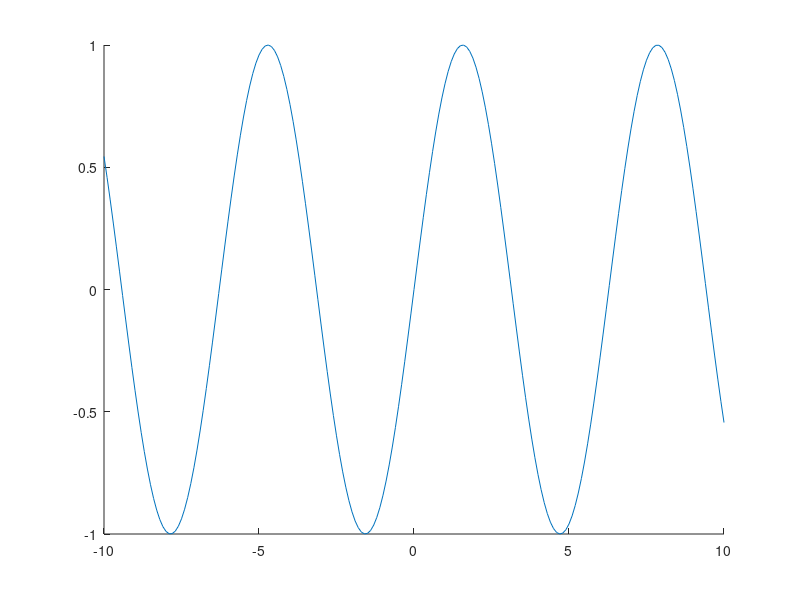
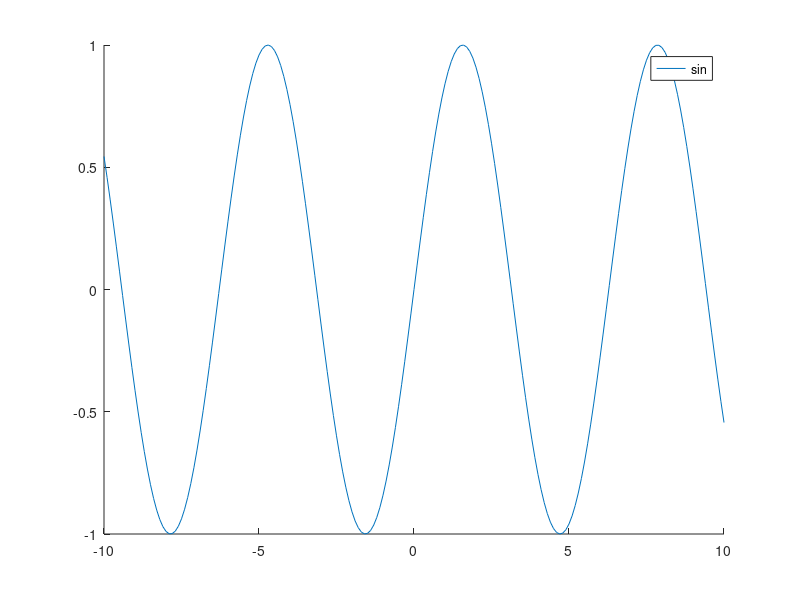
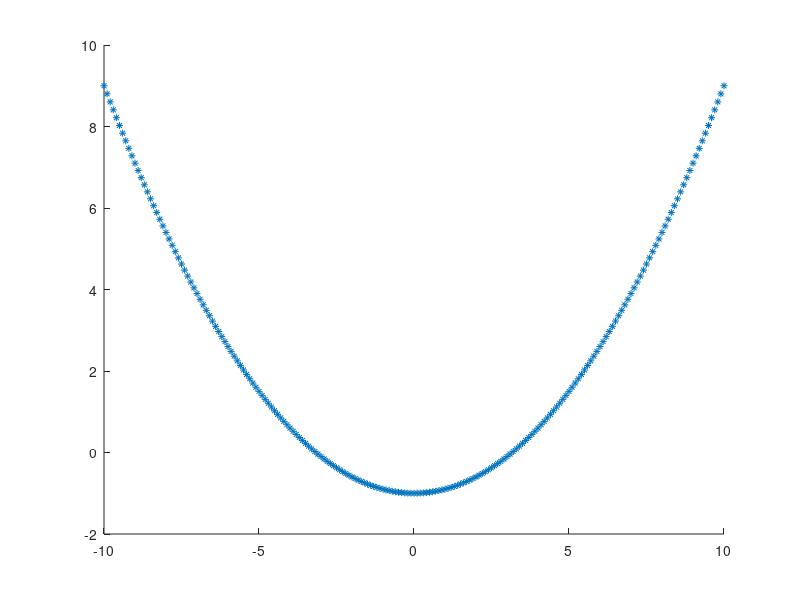
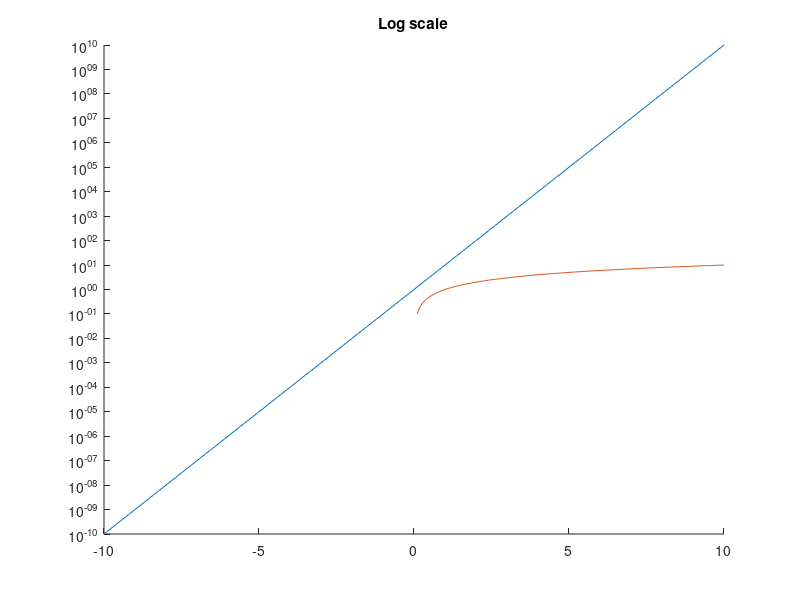

Recreate these plots in MATLAB, in order.
% Plotting

x = -10 : 0.1 : 10; 
figure(1);
hold on;
plot(x, sin(x));
hold off;
print("IMG/15_Plotting/01_plot.png");

figure(2);
hold on;
fplot(@sin, [-10, 10], 201);
hold off;
print("IMG/15_Plotting/02_fplot.png");


y1 = 0.1 .* x.^2 - 1;
figure(3);
hold on;
plot(x, y1, "*", "markersize", 5);
hold off;
print("IMG/15_Plotting/03_mod.png");


y = 10 .^ x;
figure(4);
hold on;
semilogy(x, y);
semilogy(x, x);
title("Log scale");
hold off;
print("IMG/15_Plotting/04_log.png");


figure(5);
hold on;
hist(randn(1000, 1), 30, 1);
title("Hist");
hold off;
print("IMG/15_Plotting/05_hist.png");

figure(6);
hold on;
bar(rand(10, 1));
title("Bar");
hold off;
print("IMG/15_Plotting/06_bar.png");

figure(7);
hold on;
barh(rand(10, 3), 0.9, "stacked");
title("BarH");
hold off;
print("IMG/15_Plotting/07_barh.png");


figure(8);
hold on;
stairs(x, cos(x));
x = -10 : 0.5 : 10;
stairs(x, cos(x));
title("Stairs");
hold off;
print("IMG/15_Plotting/08_stairs.png");

x = 1 : 10;
y = x * 2;
figure(9);
hold on;
stem(x, y, "fill");
title("Stem");
hold off;
print("IMG/15_Plotting/09_stem.png");


x = 2 : 0.2 : 4;
y = 1 : 0.2 : 3;
[X, Y] = meshgrid(x, y);
Z = (X - 3) .^ 2 - (Y - 2) .^ 2; 
figure(10);
hold on;
contour(X, Y, Z);
title("Contour");
hold off;
print("IMG/15_Plotting/10_contour.png");


x = 0 : 0.25 : 5;
y = sin(x);
yp = 0.1 .* randn(size(x));
ym = - 0.1 .* randn(size(x));
figure(11);
hold on;
errorbar(x, y, ym, yp, "#~");
title("Errorbar");
hold off;
print("IMG/15_Plotting/11_errorbar.png");


t = 0 : 0.1 : 6*pi;
figure(12);
hold on;
polar(t, t);
polar(t, 6 - 6 .* cos(t))
title("Polar");
hold off;
print("IMG/15_Plotting/12_polar.png");


figure(13);
hold on;
p = rand(4, 1);
p = p ./ sum(p);
pie(p, {"a", "b", "c", "d"});
title("Pie");
hold off;
print("IMG/15_Plotting/13_pie.png");


figure(14);
hold on;
[x, y] = meshgrid(1:2:20);
quiver(x, y, sin(2 * pi * x/10), cos(2 * pi * y/10));
title("Quiver");
hold off;
print("IMG/15_Plotting/14_quiver.png");


figure(15);
hold on;
[x, y] = meshgrid(1:2:20);
pcolor(x, y, rand(10, 10));
title("Pcolor");
hold off;
print("IMG/15_Plotting/15_pcolor.png");

x = 0 : 0.1 : 7;
y = sin(x);
figure(16);
hold on;
area(x, y);
title("Area");
hold off;
print("IMG/15_Plotting/16_area.png");

[X, Y] = meshgrid(-8 : 0.2 : 8);
r = sqrt(X.^2 + Y.^2) + eps;
Z = sin(r) ./ r ;
figure(17);
colormap(jet);
meshc(X, Y, Z);
hold on;
title("MeshC");
hold off;
print("IMG/15_Plotting/17_meshc.png");


figure(18);
t = 0 : 0.1 : 10*pi;
plot3(t .* cos(t), t .* sin(t), t);
hold on;
title("Plot3");
view(5, 45); % azimuth, altitude
grid on;
hold off;
print("IMG/15_Plotting/18_plot3.png");

hold on;
[X, Y] = meshgrid(-8 : 0.4 : 8);
r = sqrt(X.^2 + Y.^2) + eps;
Z = sin(r) ./ r ;
hff = figure(19);
colormap(jet);
subplot(2, 2, 1);
surf(X, Y, Z);
title('surf');
subplot(2, 2, 2);
mesh(X, Y, Z);
title('mesh');
subplot(2, 2, 3);
meshz(X, Y, Z);
title('meshz');
subplot(2, 2, 4);
contour(X, Y, Z);
title('contour');
print('IMG/15_Plotting/19_surfaces.png');
hold off;


%Annotations 

x = -10 : 0.1 : 10;
y = sin(x);
figure(20);
plot(x, sin(x));
title("sin(x)");
xlabel("x");
ylabel("sin(x)");
text(pi, 0.7, "annotation");
legend("sin(x)");
print("IMG/15_Plotting/20_annot.png");


% Common

figure(21, 'Position', [0 0 1000 400]);
colormap(winter);
subplot(1, 2, 1);
[x, y, z] = sombrero();
mesh(x, y, z);
title("Sombrero");
subplot(1, 2, 2);
[x, y, z] = peaks();
mesh(x, y, z);
title("Peaks");
print("IMG/15_Plotting/21_test.png");

figure(22);
surfnorm(peaks(25));
title("Surfnorm");
print("IMG/15_Plotting/22_surfnorm.png");

figure(23);
[x, y, z] = meshgrid (1:5, 1:5, 1:5);
v = rand (5, 5, 5);
isosurface (x, y, z, v, .5);
title("Isosurface");
print("IMG/15_Plotting/23_isosurface.png");


N = 15;    # Increase number of vertices in each direction
iso = .4;  # Change isovalue to .1 to display a sphere
lin = linspace (0, 2, N);
[x, y, z] = meshgrid (lin, lin, lin);
v = abs ((x-.5).^2 + (y-.5).^2 + (z-.5).^2);
figure (24);

subplot (2,2,1); view (-38, 20);
[f, vert] = isosurface (x, y, z, v, iso);
p = patch ("Faces", f, "Vertices", vert, "EdgeColor", "none");
pbaspect ([1 1 1]);
isonormals (x, y, z, v, p)
set (p, "FaceColor", "green", "FaceLighting", "gouraud");
light ("Position", [1 1 5]);

subplot (2,2,2); view (-38, 20);
p = patch ("Faces", f, "Vertices", vert, "EdgeColor", "blue");
pbaspect ([1 1 1]);
isonormals (x, y, z, v, p)
set (p, "FaceColor", "none", "EdgeLighting", "gouraud");
light ("Position", [1 1 5]);

subplot (2,2,3); view (-38, 20);
[f, vert, c] = isosurface (x, y, z, v, iso, y);
p = patch ("Faces", f, "Vertices", vert, "FaceVertexCData", c, ...
           "FaceColor", "interp", "EdgeColor", "none");
pbaspect ([1 1 1]);
isonormals (x, y, z, v, p)
set (p, "FaceLighting", "gouraud");
light ("Position", [1 1 5]);

subplot (2,2,4); view (-38, 20);
p = patch ("Faces", f, "Vertices", vert, "FaceVertexCData", c, ...
           "FaceColor", "interp", "EdgeColor", "blue");
pbaspect ([1 1 1]);
isonormals (x, y, z, v, p)
set (p, "FaceLighting", "gouraud");
light ("Position", [1 1 5]);
print("IMG/15_Plotting/24_isosurface2.png");